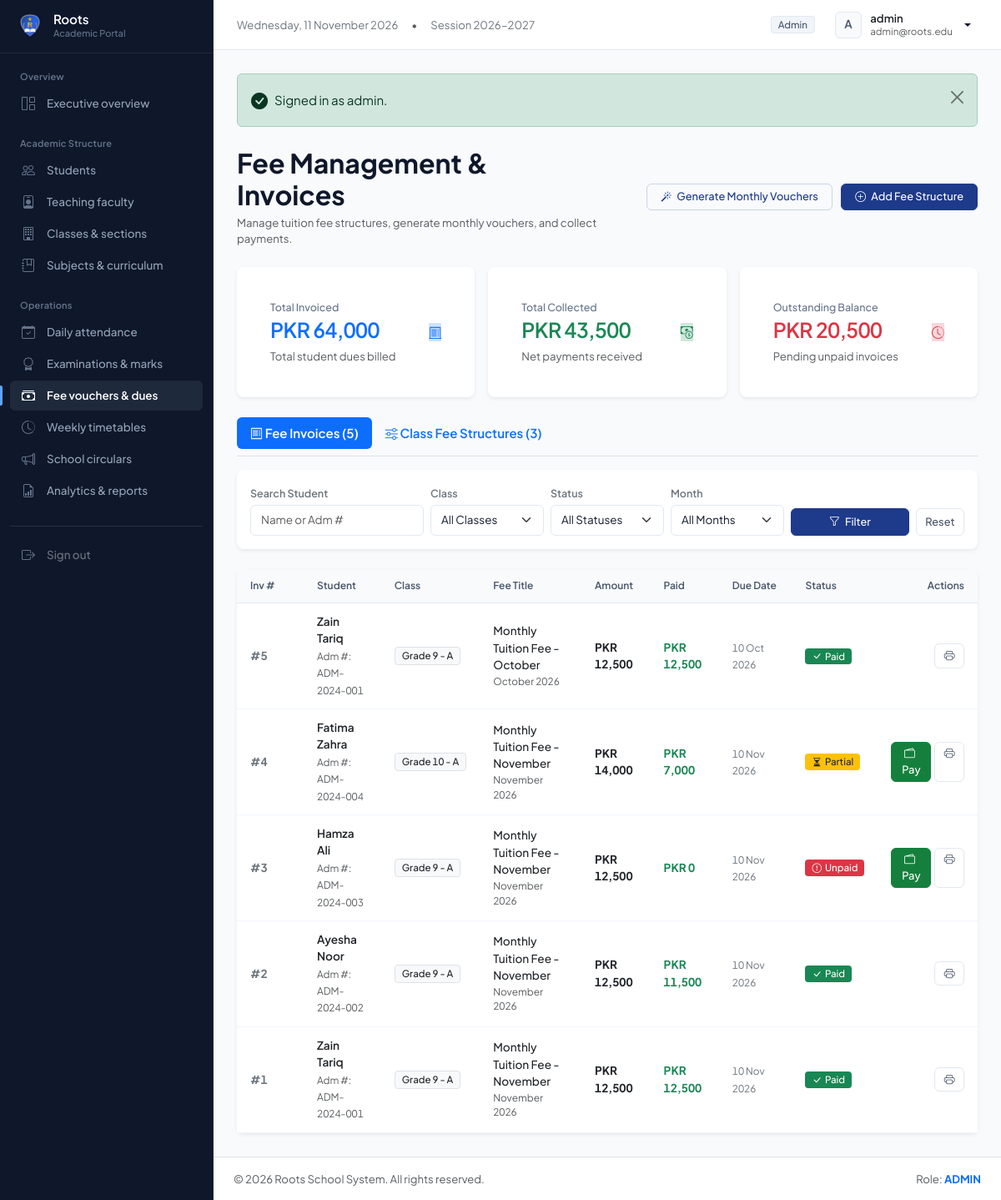
The page /admin/fees.php (signed in) on the database its author committed.
### tables this page shows
CREATE TABLE `fees` (
    `id` INT AUTO_INCREMENT PRIMARY KEY,
    `student_id` INT NOT NULL,
    `fee_structure_id` INT DEFAULT NULL,
    `fee_title` VARCHAR(100) NOT NULL,
    `month` VARCHAR(20) NOT NULL,
    `year` INT NOT NULL,
    `amount` DECIMAL(10,2) NOT NULL,
    `discount` DECIMAL(10,2) DEFAULT 0.00,
    `fine` DECIMAL(10,2) DEFAULT 0.00,
    `paid_amount` DECIMAL(10,2) DEFAULT 0.00,
    `status` ENUM('Paid', 'Unpaid', 'Partial') NOT NULL DEFAULT 'Unpaid',
    `due_date` DATE NOT NULL,
    `created_at` TIMESTAMP DEFAULT CURRENT_TIMESTAMP,
    FOREIGN KEY (`student_id`) REFERENCES `students`(`id`) ON DELETE CASCADE,
    FOREIGN KEY (`fee_structure_id`) REFERENCES `fee_structures`(`id`) ON DELETE SET NULL,
    INDEX `idx_fee_student_status` (`student_id`, `status`)
);

CREATE TABLE `students` (
    `id` INT AUTO_INCREMENT PRIMARY KEY,
    `user_id` INT NOT NULL UNIQUE,
    `admission_no` VARCHAR(30) NOT NULL UNIQUE,
    `roll_no` VARCHAR(30) NOT NULL,
    `class_id` INT NOT NULL,
    `section_id` INT NOT NULL,
    `parent_id` INT DEFAULT NULL,
    `first_name` VARCHAR(50) NOT NULL,
    `last_name` VARCHAR(50) NOT NULL,
    `gender` ENUM('Male', 'Female', 'Other') NOT NULL,
    `dob` DATE NOT NULL,
    `admission_date` DATE NOT NULL,
    `phone` VARCHAR(25) DEFAULT NULL,
    `address` TEXT DEFAULT NULL,
    `photo` VARCHAR(255) DEFAULT 'default_avatar.png',
    `status` ENUM('active', 'inactive', 'graduated') NOT NULL DEFAULT 'active',
    `created_at` TIMESTAMP DEFAULT CURRENT_TIMESTAMP,
    FOREIGN KEY (`user_id`) REFERENCES `users`(`id`) ON DELETE CASCADE,
    FOREIGN KEY (`class_id`) REFERENCES `classes`(`id`) ON DELETE RESTRICT,
    FOREIGN KEY (`section_id`) REFERENCES `sections`(`id`) ON DELETE RESTRICT,
    FOREIGN KEY (`parent_id`) REFERENCES `parents`(`id`) ON DELETE SET NULL,
    INDEX `idx_class_section` (`class_id`, `section_id`)
);

CREATE TABLE `classes` (
    `id` INT AUTO_INCREMENT PRIMARY KEY,
    `class_name` VARCHAR(50) NOT NULL,
    `numeric_level` INT NOT NULL,
    `created_at` TIMESTAMP DEFAULT CURRENT_TIMESTAMP
);

CREATE TABLE `sections` (
    `id` INT AUTO_INCREMENT PRIMARY KEY,
    `class_id` INT NOT NULL,
    `section_name` VARCHAR(10) NOT NULL,
    `room_no` VARCHAR(20) DEFAULT NULL,
    `capacity` INT DEFAULT 40,
    FOREIGN KEY (`class_id`) REFERENCES `classes`(`id`) ON DELETE CASCADE,
    UNIQUE KEY `unique_class_section` (`class_id`, `section_name`)
);

### admin/fees.php (the view, shortened to what this page needs)
<?php
require_once __DIR__ . '/../includes/header.php';
$pdo = getDB();
$tab = $_GET['tab'] ?? 'invoices';
$filterSearch = trim($_GET['search'] ?? '');
$whereClause = ["1=1"];
$params = [];
$whereSql = implode(' AND ', $whereClause);
$invoicesStmt = $pdo->prepare("
    SELECT f.*, s.first_name, s.last_name, s.admission_no, s.roll_no, c.class_name, sec.section_name
    FROM fees f
    JOIN students s ON f.student_id = s.id
    JOIN classes c ON s.class_id = c.id
    JOIN sections sec ON s.section_id = sec.id
    WHERE {$whereSql}
    ORDER BY f.id DESC
    LIMIT 100
");
$invoicesStmt->execute($params);
$invoices = $invoicesStmt->fetchAll();
$statsTotalBilled = (float)$pdo->query("SELECT COALESCE(SUM(amount), 0) FROM fees")->fetchColumn();
$statsTotalPaid   = (float)$pdo->query("SELECT COALESCE(SUM(paid_amount), 0) FROM fees")->fetchColumn();
$statsTotalDue    = max(0, $statsTotalBilled - $statsTotalPaid);
$structures = $pdo->query("
    SELECT fs.*, c.class_name
    FROM fee_structures fs
    JOIN classes c ON fs.class_id = c.id
    ORDER BY c.id ASC
")->fetchAll();
?>
<div class="row align-items-center mb-4 g-3">
    <div class="col-md-6">
        <h2 class="fw-bold mb-1">Fee Management &amp; Invoices</h2>
        <p class="text-muted small mb-0">Manage tuition fee structures, generate monthly vouchers, and collect payments.</p>
    </div>
    <div class="col-md-6 text-md-end">
        <button type="button" class="btn btn-outline-primary btn-sm px-3 me-2" data-bs-toggle="modal" data-bs-target="#generateVouchersModal">
            <i class="bi bi-magic me-1"></i> Generate Monthly Vouchers
        </button>
        <button type="button" class="btn btn-primary btn-sm px-3 shadow-sm" data-bs-toggle="modal" data-bs-target="#addStructureModal">
            <i class="bi bi-plus-circle me-1"></i> Add Fee Structure
        </button>
    </div>
</div>
<div class="row g-3 mb-4">
    <div class="col-sm-6 col-lg-4">
        <div class="card stat-card border-0 shadow-sm">
            <div class="card-body">
                <div class="d-flex align-items-center justify-content-between">
                    <div>
                        <span class="stat-label">Total Invoiced</span>
                        <h3 class="stat-value text-primary mt-1">PKR <?php echo number_format($statsTotalBilled); ?></h3>
                        <small class="text-muted">Total student dues billed</small>
                    </div>
                    <div class="stat-icon-wrapper bg-primary-subtle text-primary">
                        <i class="bi bi-receipt-cutoff"></i>
                    </div>
                </div>
            </div>
        </div>
    </div>
    <div class="col-sm-6 col-lg-4">
        <div class="card stat-card border-0 shadow-sm">
            <div class="card-body">
                <div class="d-flex align-items-center justify-content-between">
                    <div>
                        <span class="stat-label">Total Collected</span>
                        <h3 class="stat-value text-success mt-1">PKR <?php echo number_format($statsTotalPaid); ?></h3>
                        <small class="text-muted">Net payments received</small>
                    </div>
                    <div class="stat-icon-wrapper bg-success-subtle text-success">
                        <i class="bi bi-cash-coin"></i>
                    </div>
                </div>
            </div>
        </div>
    </div>
    <div class="col-sm-6 col-lg-4">
        <div class="card stat-card border-0 shadow-sm">
            <div class="card-body">
                <div class="d-flex align-items-center justify-content-between">
                    <div>
                        <span class="stat-label">Outstanding Balance</span>
                        <h3 class="stat-value text-danger mt-1">PKR <?php echo number_format($statsTotalDue); ?></h3>
                        <small class="text-muted">Pending unpaid invoices</small>
                    </div>
                    <div class="stat-icon-wrapper bg-danger-subtle text-danger">
                        <i class="bi bi-clock-history"></i>
                    </div>
                </div>
            </div>
        </div>
    </div>
</div>
<ul class="nav nav-pills mb-3 border-bottom pb-2">
    <li class="nav-item">
        <a class="nav-link py-2 px-3 fw-semibold <?php echo ($tab === 'invoices') ? 'active' : ''; ?>" href="<?php echo BASE_URL; ?>admin/fees.php?tab=invoices">
            <i class="bi bi-receipt me-1.5"></i> Fee Invoices (<?php echo count($invoices); ?>)
        </a>
    </li>
    <li class="nav-item">
        <a class="nav-link py-2 px-3 fw-semibold <?php echo ($tab === 'structures') ? 'active' : ''; ?>" href="<?php echo BASE_URL; ?>admin/fees.php?tab=structures">
            <i class="bi bi-sliders me-1.5"></i> Class Fee Structures (<?php echo count($structures); ?>)
        </a>
    </li>
</ul>
<?php if ($tab === 'invoices'): ?>
    <div class="card border-0 shadow-sm mb-4">
        <div class="card-body p-3">
            <form method="GET" action="" class="row g-2 align-items-end">
                <div class="col-md-3">
                    <label class="form-label small fw-semibold text-secondary mb-1">Search Student</label>
                    <input type="text" name="search" class="form-control form-control-sm" placeholder="Name or Adm #" value="<?php echo htmlspecialchars($filterSearch); ?>">
                </div>
                <div class="col-md-2">
                    <label class="form-label small fw-semibold text-secondary mb-1">Class</label>
                    <select name="class_id" class="form-select form-select-sm">
                        <option value="">All Classes</option>
                    </select>
                </div>
                <div class="col-md-2">
                    <label class="form-label small fw-semibold text-secondary mb-1">Status</label>
                    <select name="status" class="form-select form-select-sm">
                        <option value="">All Statuses</option>
                    </select>
                </div>
                <div class="col-md-2">
                    <label class="form-label small fw-semibold text-secondary mb-1">Month</label>
                    <select name="month" class="form-select form-select-sm">
                        <option value="">All Months</option>
                    </select>
                </div>
                <div class="col-md-3 d-flex gap-2">
                    <button type="submit" class="btn btn-primary btn-sm flex-fill">
                        <i class="bi bi-funnel me-1"></i> Filter
                    </button>
                    <a href="<?php echo BASE_URL; ?>admin/fees.php" class="btn btn-outline-secondary btn-sm">Reset</a>
                </div>
            </form>
        </div>
    </div>
    <div class="card border-0 shadow-sm">
        <div class="table-responsive">
            <table class="table table-hover align-middle mb-0">
                <thead class="table-light">
                    <tr>
                        <th style="width: 80px;">Inv #</th>
                        <th>Student</th>
                        <th>Class</th>
                        <th>Fee Title</th>
                        <th>Amount</th>
                        <th>Paid</th>
                        <th>Due Date</th>
                        <th>Status</th>
                        <th class="text-end">Actions</th>
                    </tr>
                </thead>
                <tbody>
                    <?php if (!empty($invoices)): ?>
                        <?php foreach ($invoices as $inv):
                            $bal = (float)$inv['amount'] + (float)$inv['fine'] - (float)$inv['discount'] - (float)$inv['paid_amount'];
                        ?>
                            <tr>
                                <td class="fw-bold text-secondary">#<?php echo $inv['id']; ?></td>
                                <td>
                                    <div class="fw-semibold text-dark"><?php echo htmlspecialchars($inv['first_name'] . ' ' . $inv['last_name']); ?></div>
                                    <small class="text-muted">Adm #: <?php echo htmlspecialchars($inv['admission_no']); ?></small>
                                </td>
                                <td>
                                    <span class="badge bg-light text-dark border">
                                        <?php echo htmlspecialchars($inv['class_name'] . ' - ' . $inv['section_name']); ?>
                                    </span>
                                </td>
                                <td>
                                    <span class="fw-medium text-dark"><?php echo htmlspecialchars($inv['fee_title']); ?></span>
                                    <small class="d-block text-muted"><?php echo htmlspecialchars($inv['month'] . ' ' . $inv['year']); ?></small>
                                </td>
                                <td class="fw-bold text-dark">PKR <?php echo number_format($inv['amount']); ?></td>
                                <td class="text-success fw-bold">PKR <?php echo number_format($inv['paid_amount']); ?></td>
                                <td>
                                    <small class="text-secondary"><?php echo date('d M Y', strtotime($inv['due_date'])); ?></small>
                                </td>
                                <td>
                                    <?php echo getStatusBadge($inv['status']); ?>
                                </td>
                                <td class="text-end">
                                    <div class="d-inline-flex gap-1">
                                        <?php if ($inv['status'] !== 'Paid'): ?>
                                            <button type="button"
                                                    class="btn btn-sm btn-success px-2.5 py-1"
                                                    data-bs-toggle="modal"
                                                    data-bs-target="#payModal"
                                                    data-fee-id="<?php echo $inv['id']; ?>"
                                                    data-student="<?php echo htmlspecialchars($inv['first_name'] . ' ' . $inv['last_name']); ?>"
                                                    data-title="<?php echo htmlspecialchars($inv['fee_title']); ?>"
                                                    data-balance="<?php echo max(0, $bal); ?>">
                                                <i class="bi bi-wallet2 me-1"></i> Pay
                                            </button>
                                        <?php endif; ?>
                                        <a href="<?php echo BASE_URL; ?>admin/fee_receipt.php?fee_id=<?php echo $inv['id']; ?>" class="btn btn-sm btn-outline-secondary px-2.5 py-1" title="View / Print Receipt">
                                            <i class="bi bi-printer"></i>
                                        </a>
                                    </div>
                                </td>
                            </tr>
                        <?php endforeach; ?>
                    <?php else: ?>
                        <tr><td colspan="9" class="text-center py-4 text-muted">No fee invoice records found. Click "Generate Monthly Vouchers" above to create them.</td></tr>
                    <?php endif; ?>
                </tbody>
            </table>
        </div>
    </div>
<?php endif; ?>
<?php require_once __DIR__ . '/../includes/footer.php'; ?>

### includes/auth.php (shortened to what this page needs)
<?php
function getFlash($type) {
    if (isset($_SESSION['flash'][$type])) {
        $msg = $_SESSION['flash'][$type];
        return $msg;
    }
    return null;
}
function displayFlash() {
    $types = ['success', 'danger', 'warning', 'info'];
    $output = '';
    foreach ($types as $type) {
        $msg = getFlash($type);
        if ($msg) {
            $alertClass = ($type === 'danger') ? 'alert-danger' : 'alert-' . $type;
            $icon = ($type === 'success') ? 'check-circle-fill' : (($type === 'danger') ? 'exclamation-triangle-fill' : 'info-circle-fill');
            $output .= '<div class="alert ' . $alertClass . ' alert-dismissible fade show d-flex align-items-center mb-4" role="alert">
                <i class="bi bi-' . $icon . ' me-2 fs-5"></i>
                <div>' . htmlspecialchars($msg) . '</div>
                <button type="button" class="btn-close ms-auto" data-bs-dismiss="alert" aria-label="Close"></button>
            </div>';
        }
    }
    return $output;
}
function getFeeBadge($status) {
    switch ($status) {
        case 'Paid':    return '<span class="badge bg-success"><i class="bi bi-check-lg me-1"></i>Paid</span>';
        case 'Partial': return '<span class="badge bg-warning text-dark"><i class="bi bi-hourglass-split me-1"></i>Partial</span>';
        case 'Unpaid':  return '<span class="badge bg-danger"><i class="bi bi-exclamation-circle me-1"></i>Unpaid</span>';
    }
}
function getStatusBadge($status) {
    return getFeeBadge($status);
}

### rows shown on the page
fees: id "5", student.last_name "Zain Tariq", student.admission_no "ADM-2024-001", classes.class_name "Grade 9 - A", fee_title "Monthly Tuition Fee - October", month+year "October 2026", amount "12,500", paid_amount "12,500", due_date "10 Oct 2026", status "Paid" (drawn)
fees: id "4", student.last_name "Fatima Zahra", student.admission_no "ADM-2024-004", classes.class_name "Grade 10 - A", fee_title "Monthly Tuition Fee - November", month+year "November 2026", amount "14,000", paid_amount "7,000", due_date "10 Nov 2026", status "Partial" (drawn)
fees: id "3", student.last_name "Hamza Ali", student.admission_no "ADM-2024-003", classes.class_name "Grade 9 - A", fee_title "Monthly Tuition Fee - November", month+year "November 2026", amount "12,500", paid_amount "0", due_date "10 Nov 2026", status "Unpaid" (drawn)
fees: id "2", student.last_name "Ayesha Noor", student.admission_no "ADM-2024-002", classes.class_name "Grade 9 - A", fee_title "Monthly Tuition Fee - November", month+year "November 2026", amount "12,500", paid_amount "11,500", due_date "10 Nov 2026", status "Paid" (drawn)
fees: id "1", student.last_name "Zain Tariq", student.admission_no "ADM-2024-001", classes.class_name "Grade 9 - A", fee_title "Monthly Tuition Fee - November", month+year "November 2026", amount "12,500", paid_amount "12,500", due_date "10 Nov 2026", status "Paid" (drawn)

### other values the page prints
APP_SHORT_NAME "Roots"
APP_YEAR "2026-2027"
$currentUser['role'] "Admin"
substr($currentUser['name'] ?? $currentUser['username'], 0, 1) "A"
$currentUser['name'] "admin"
$currentUser['email'] "admin@roots.edu"
$msg "Signed in as admin."
$statsTotalBilled "64,000"
$statsTotalPaid "43,500"
$statsTotalDue "20,500"
count($invoices) "5"
count($structures) "3"
APP_NAME "Roots School System"
$currentUser['role'] "ADMIN"
